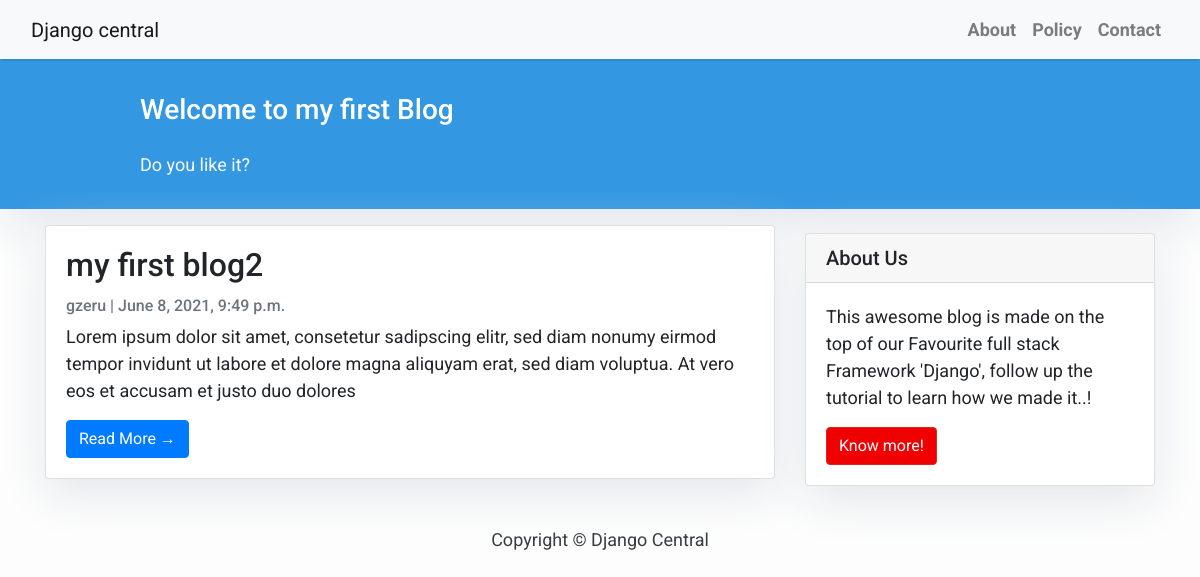
The page / on the database its author committed.
### blog/models.py (models this page shows, shortened)
class Post(models.Model):
    title = models.CharField(max_length=200, unique=True)
    slug = models.SlugField(max_length=200, unique=True)
    author = models.ForeignKey(User, on_delete= models.CASCADE,related_name='blog_posts')
    updated_on = models.DateTimeField(auto_now= True)
    content = models.TextField()
    created_on = models.DateTimeField(auto_now_add=True)
    status = models.IntegerField(choices=STATUS, default=0)
    class Meta:
        ordering = ['-created_on']

### blog/views.py (the view)
# urls.py: path('', views.PostList.as_view(), name='home'),
class PostList(generic.ListView):
    queryset = Post.objects.filter(status=1).order_by('-created_on')
    template_name = 'index.html'

### blog/templates/index.html (shortened to what this page needs)
{% extends "base.html" %}
{% block content %}
<header class="masthead">
    <div class="container">
        <div class="row">
            <div class=" col-md-8 col-md-10 mx-auto">
                <div class="site-heading">
                    <h3 class=" site-heading my-4 mt-3 text-white"> Welcome to my first Blog </h3>
                    <p class="text-light">Do you like it? &nbsp
                    </p>
                </div>
            </div>
        </div>
    </div>
</header>
<div class="container">
    <div class="row">
        <div class="col-md-8 mt-3 left">
            {% for post in post_list %}
            <div class="card mb-4">
                <div class="card-body">
                    <h2 class="card-title">{{ post.title }}</h2>
                    <p class="card-text text-muted h6">{{ post.author }} | {{ post.created_on}} </p>
                    <p class="card-text">{{post.content|slice:":200" }}</p>
                    <a href="{% url 'post_detail' post.slug  %}" class="btn btn-primary">Read More &rarr;</a>
                </div>
            </div>
            {% endfor %}
        </div>
        {% block sidebar %} {% include 'sidebar.html' %} {% endblock sidebar %}
    </div>
</div>
{%endblock%}

### blog/templates/base.html (style rules this page uses)
body { font-family: "Roboto", sans-serif; font-size: 17px; background-color: #fdfdfd; }
.masthead { background: #3398E1; height: auto; padding-bottom: 15px; box-shadow: 0 16px 48px #E3E7EB; padding-top: 10px; }

### blog/templates/index.html (style rules this page uses)
body { font-family: "Roboto", sans-serif; font-size: 18px; background-color: #fdfdfd; }
.card { box-shadow: 0 16px 48px #E3E7EB; }

### blog/templates/sidebar.html (style rules this page uses)
.card { box-shadow: 0 16px 48px #E3E7EB; }

### rows shown on the page
Post: title "my first blog2", author "gzeru", created_on "June 8, 2021, 9:49 p.m.", content "Lorem ipsum dolor sit amet, consetetur sadipscing elitr, sed diam nonumy eirmod tempor invidunt ut labore et dolore magna aliquyam erat, sed diam voluptua. At vero eos et accusam et justo duo dolores"
